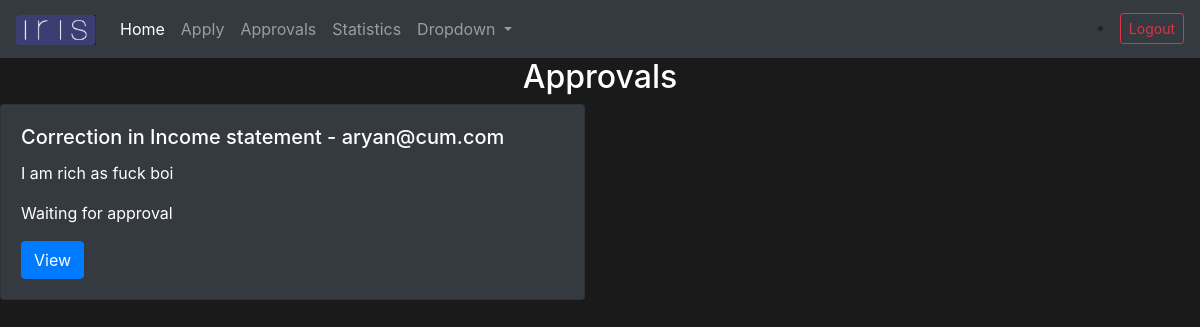
The app's page /approvals/ (signed in), older data.
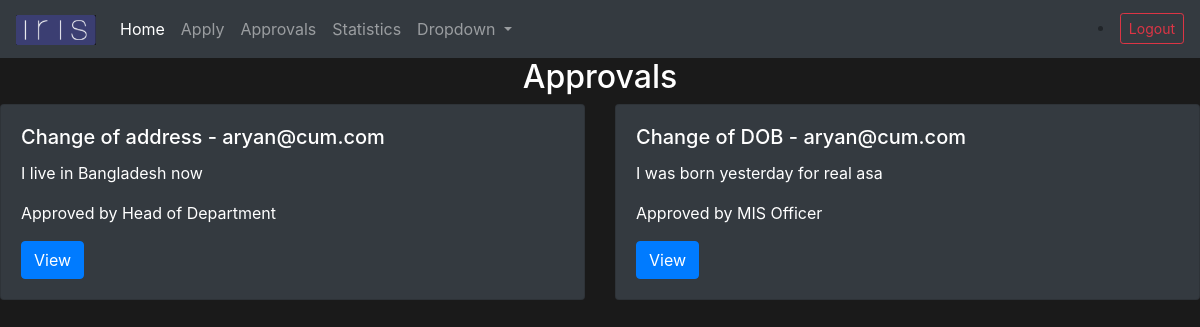
The same page, newer data.
### approvals/models.py (models this page shows, shortened)
class Request(models.Model):
    STATUS = [
    ("Waiting for approval", "Waiting for approval"),
    ("Approved by MIS Officer", "Approved by MIS Officer"),
    ("Approved by Head of Department", "Approved by Head of Department"),
    ("Approved by Dean", "Approved by Dean"),
    ]
    template_id = models.ForeignKey(Template, null=True, on_delete=models.SET_NULL)
    response = models.TextField(max_length=500, null=True)
    status = models.CharField(max_length=100, null=True, default='Waiting for approval', choices=STATUS)
    applicant = models.ForeignKey(User, null=True, on_delete=models.CASCADE)

class Template(models.Model):
    PARTICIPANTS = [
    ("1", "MIS Officer"),
    ("2", "Head of Department"),
    ("3", "Dean"),
    ]
    name = models.CharField(max_length=200, null=True)
    archived = models.BooleanField(default=False)
    start_time = models.DateTimeField(auto_now_add=True)
    end_time = models.DateTimeField
    participants = models.CharField(max_length=1, null=True, choices=PARTICIPANTS)
    def __str__(self):
        return self.name

### approvals/views.py (the view)
# urls.py: path('approvals/', views.approvalPage, name='approvals'),
@login_required
def approvalPage(request):
    currentuser = request.user.id
    try:
        position = Role.objects.get(user=currentuser)
        if position is not None:
            user_requests = Request.objects.all()
            users = CustomUser.objects.all()
            context = {
            'user_requests': user_requests,
            'users': users,
            }
        else:
            context = {
            'user_requests': user_requests,
            }
    except:
        user_requests = Request.objects.filter(applicant=request.user)
        context = {
            'user_requests': user_requests,
            }
    return render(request, 'approvals/approvals.html', context)

### approvals/templates/approvals/approvals.html (shortened to what this page needs)
{% extends 'approvals/homepage.html' %}
{% block content %}
<h2 class="text-center text-white"> Approvals </h2>
<div class="row">
    {% for user_request in user_requests %}
    <div class="col-sm-6">
      <div class="card text-white bg-dark mb-3">
        <div class="card-body">
          <h5 class="card-title">{{user_request.template_id}} - {{user_request.applicant}}</h5>
          <p class="card-text">{{user_request.response}}</p>
          <p class="card-text">{{user_request.status}}</p>
          <a href="{% url 'appview' user_request.id %}" class="btn btn-primary">View</a>
        </div>
      </div>
    </div>
    {% endfor %}
  </div>
{% endblock %}

### approvals/templates/approvals/homepage.html (shortened to what this page needs)
{% load static %}
<!doctype html>
<html lang="en">
  <head>
    <link rel="stylesheet" href="https://cdn.jsdelivr.net/npm/bootstrap@4.0.0/dist/css/bootstrap.min.css">
    </head>
  <body class="IRIS">
    {% include 'approvals/navbar.html' %}
    {% block content %}
    {% endblock %}
  </body>
</html>

### approvals/templates/approvals/navbar.html (shortened to what this page needs)
{% load static %}
<nav class="navbar navbar-expand-lg navbar-dark bg-dark">
    <a class="navbar-brand" href="">
        <img src="{% static 'iris.png'%}" width="80" height="30" alt="">
    </a>
    <div class="collapse navbar-collapse" id="navbarSupportedContent">
      <ul class="navbar-nav mr-auto">
        <li class="nav-item active">
          <a class="nav-link" href="{% url 'home' %}">Home <span class="sr-only">(current)</span></a>
        </li>
        <li class="nav-item">
            <a class="nav-link" href="{% url 'apply' %}">Apply</a>
          </li>
        <li class="nav-item">
          <a class="nav-link" href="{% url 'approvals' %}">Approvals</a>
        </li>
        <li class="nav-item">
            <a class="nav-link" href="{% url 'stats' %}">Statistics</a>
          </li>
        <li class="nav-item dropdown">
          <a class="nav-link dropdown-toggle" href="#" id="navbarDropdown" role="button" data-toggle="dropdown" aria-haspopup="true" aria-expanded="false">
            Dropdown
          </a>
        </li>
      </ul>
      <li class="nav-item">
        <a class="btn btn-sm btn-outline-danger" href="{% url 'logout' %}">Logout</a>
      </li>
    </div>
  </nav>

### approvals/templates/approvals/homepage.html (style rules this page uses)
.IRIS { background-color: #1a1a1a !important }

Row changes from the older to the newer data that the page shows:
removed Request: template_id "Correction in Income statement", applicant "aryan@cum.com", response "I am rich as fuck boi", status "Waiting for approval"
added Request: template_id "Change of address", applicant "aryan@cum.com", response "I live in Bangladesh now", status "Approved by Head of Department"
added Request: template_id "Change of DOB", applicant "aryan@cum.com", response "I was born yesterday for real asa", status "Approved by MIS Officer"
